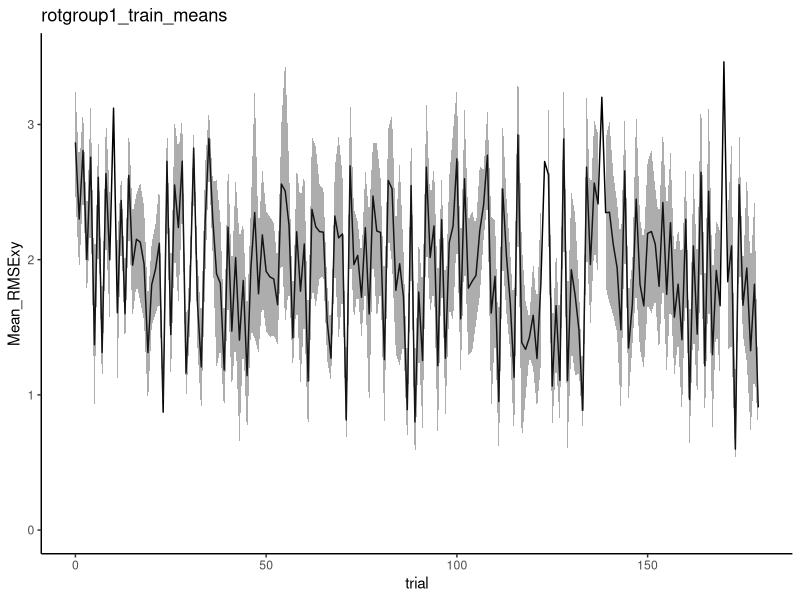
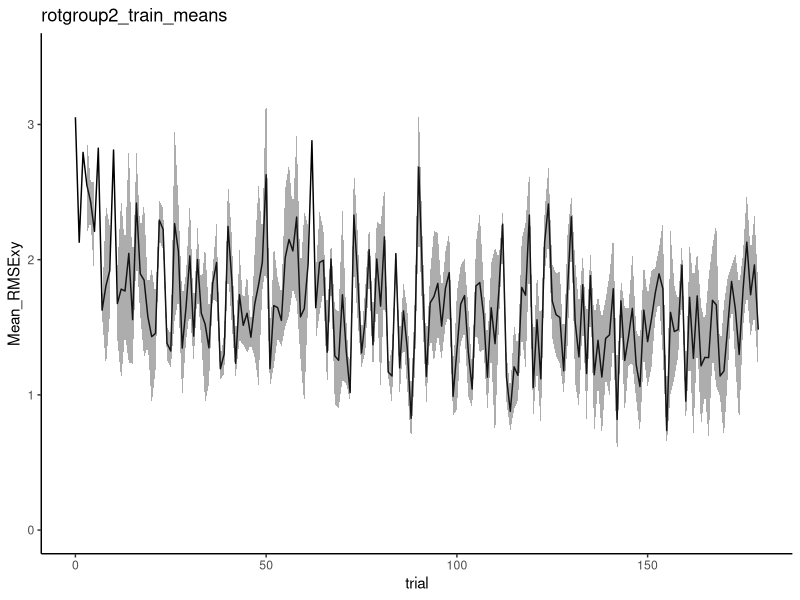

Reproduce these figures in R, in order.
####################################################################
###### obstacle analysis script ######
library(ggplot2)
library(dplyr)

####################################################################
########################## single controls #########################
# load
obssingle <- read.csv('data/DualObs_Data0305_SINGLESONLY.csv', header = TRUE)
obssingle <- tbl_df(obssingle) # make to tibble

obssingle <- obssingle %>% filter(condition == c('train_CW', 'train_CCW'))

# separate groups
  for (group in sort(unique(obssingle$rotgroup))) {
    
    dfname<- sprintf('rotgroup%d_train_means', group)
    print(dfname)
    
    obs_temp <- obssingle %>% filter(rotgroup == group) # looking only at training
    #obs_single_ccw <- obssingle %>% filter(condition == 'train_CCW')
    
    # get means 
    
    taskmeans<- obs_temp %>% group_by(subject) %>% group_by(trial) %>% 
      summarise(Mean_RMSExy = mean(RMSExy, na.rm=TRUE), SD_RMSExy = sd(RMSExy, na.rm=TRUE), 
                SEM_RMSExy = SD_RMSExy/sqrt(length(unique(subject))))
    
    # get adaptation plot
    
    taskplot <- ggplot(data=taskmeans, aes(x=trial, y=Mean_RMSExy)) +
      geom_line() + 
      geom_ribbon(aes(ymin=Mean_RMSExy-SEM_RMSExy, ymax=Mean_RMSExy+SEM_RMSExy),
                  alpha=0.4) +
      theme(panel.grid.major = element_blank(), panel.grid.minor = element_blank(),
            panel.background = element_blank(), axis.line = element_line(colour = "black")) +
      ylim(0, 3.5) +
      ggtitle(dfname)
    
    print(taskplot)
    
    # some basic statistics (dv -- RMSE)
    
    block1<- obs_temp %>% filter(trial %in% c(0)) %>% group_by(subject) %>% summarise(RMSE = mean(RMSExy, na.rm=TRUE), block = mean(block5), rot = mean(rotationval))
    blocklast<- obs_temp %>% filter(trial %in% c(175,176,177,178,179)) %>% group_by(subject) %>% summarise(RMSE = mean(RMSExy, na.rm=TRUE), block = ceiling(mean(block5)), rot = mean(rotationval))
    # boxplot(blocklast$RMSE) # outlier
    adaptdf<- rbind(block1,blocklast)
    # adaptdf <- adaptdf[-c(20),] 
    
    adaptdf$block <- factor(adaptdf$block)
    adaptdf$subject <- factor(adaptdf$subject)
    
    RM_pv <- aov(RMSE ~ block + Error(subject/block), data=adaptdf)
    print(summary(RM_pv))
    
    ## CCW - (F(1,9) = 20.81, p=0.00136)
    ## CW - (F(1,8) = 17.57, p=0.00303)
    
  }

# nocursor data
obs_single_AE <- obssingle %>% filter(condition == c("nocur_1", "nocur_2")) # only nocursors 
# AEmeans<- obs_single_AE %>% group_by(subject) %>% group_by(trial) %>% 
#   summarise(Mean_angmaxvel = mean(angmaxvel, na.rm=TRUE), SD_angmaxvel = sd(angmaxvel, na.rm=TRUE), 
#             SEM_angmaxvel = SD_angmaxvel/sqrt(length(unique(subject))))

for (rot in sort(unique(obs_single_AE$rotationval))){
 
  nocur1<- obs_single_AE %>% filter(rotgroup == rot) %>% filter(condition == "nocur_1") %>% filter(trial %in% c(25,26,27,28,29)) %>%
    group_by(subject) %>% summarise(pv = mean(angmaxvel, na.rm=TRUE), block = ceiling(mean(block5))) %>% mutate(task = 'nocur1')
  # boxplot(nocur1$pv)
  # nocur1 <- nocur1[-c(2,3),] # outliers
  nocur2<- obs_single_AE %>% filter(rotgroup == rot) %>% filter(condition == "nocur_2") %>% filter(trial %in% c(0, 1, 2, 3, 4)) %>% 
    group_by(subject) %>% summarise(pv = mean(angmaxvel, na.rm=TRUE), block = ceiling(mean(block5))) %>% mutate(task = 'nocur2')
  # boxplot(nocur2$pv)
  # nocur2 <- nocur2[-c(15),] # outlying participant from training
  nocurdf<- rbind(nocur1,nocur2)
  
  nocurdf$task <- factor(nocurdf$task)
  nocurdf$subject <- factor(nocurdf$subject)
  
  ggplot(nocurdf, aes(task,pv)) +
    + geom_point()
  
  AE_single_n <- nocur2$pv - nocur1$pv
  t.test(AE_single_n, mu = 0)
  # single CW t = 1.9947, df = 12, p-value = 0.0693
  # single CCW t = -1.564, df = 10, p-value = 0.1489

  ## Compare between CW and CCW groups and collapse if possible
  # t.test(abs(AE_single_n), y=abs(AE1))
  # t = -0.79961, df = 21.686, p-value = 0.4326
  
  # collapsed across rotations
  # t = 5.6203, df = 23, p-value = 1.015e-05
  
}